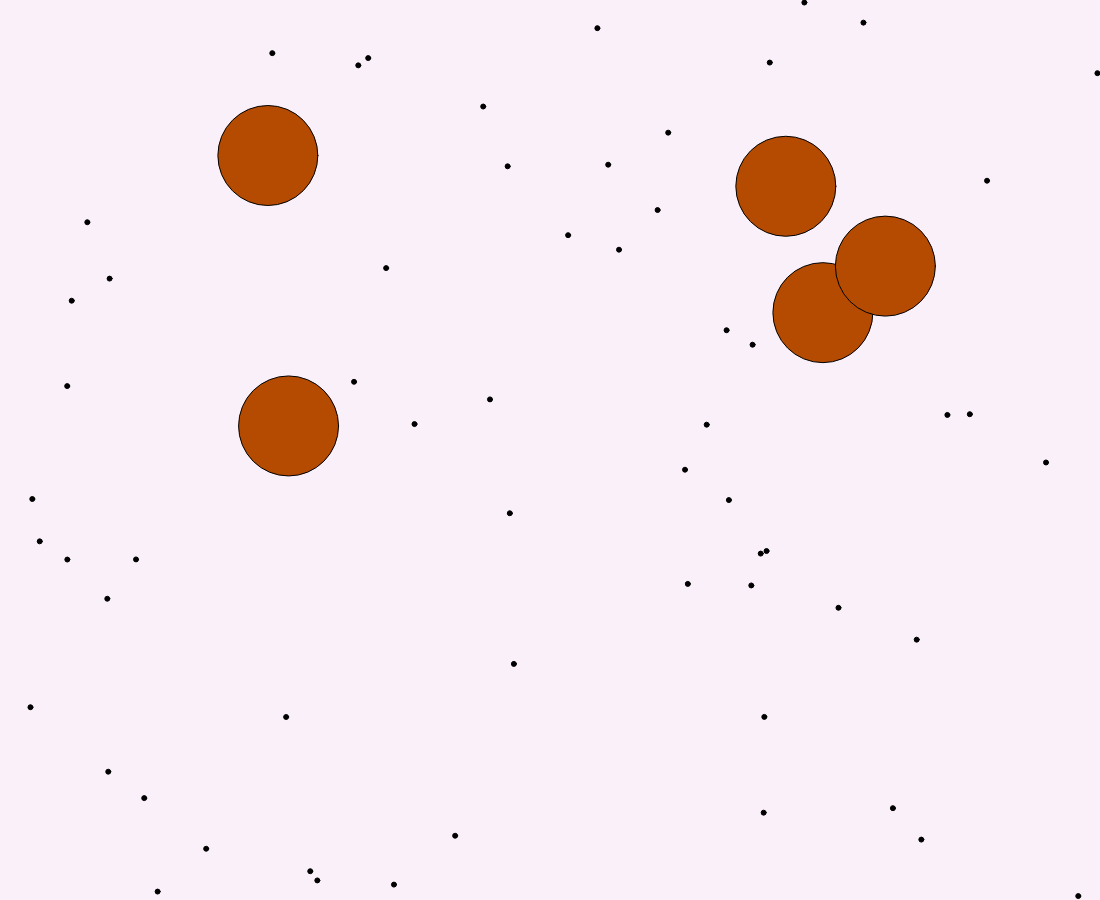
Frame 1 (no input)
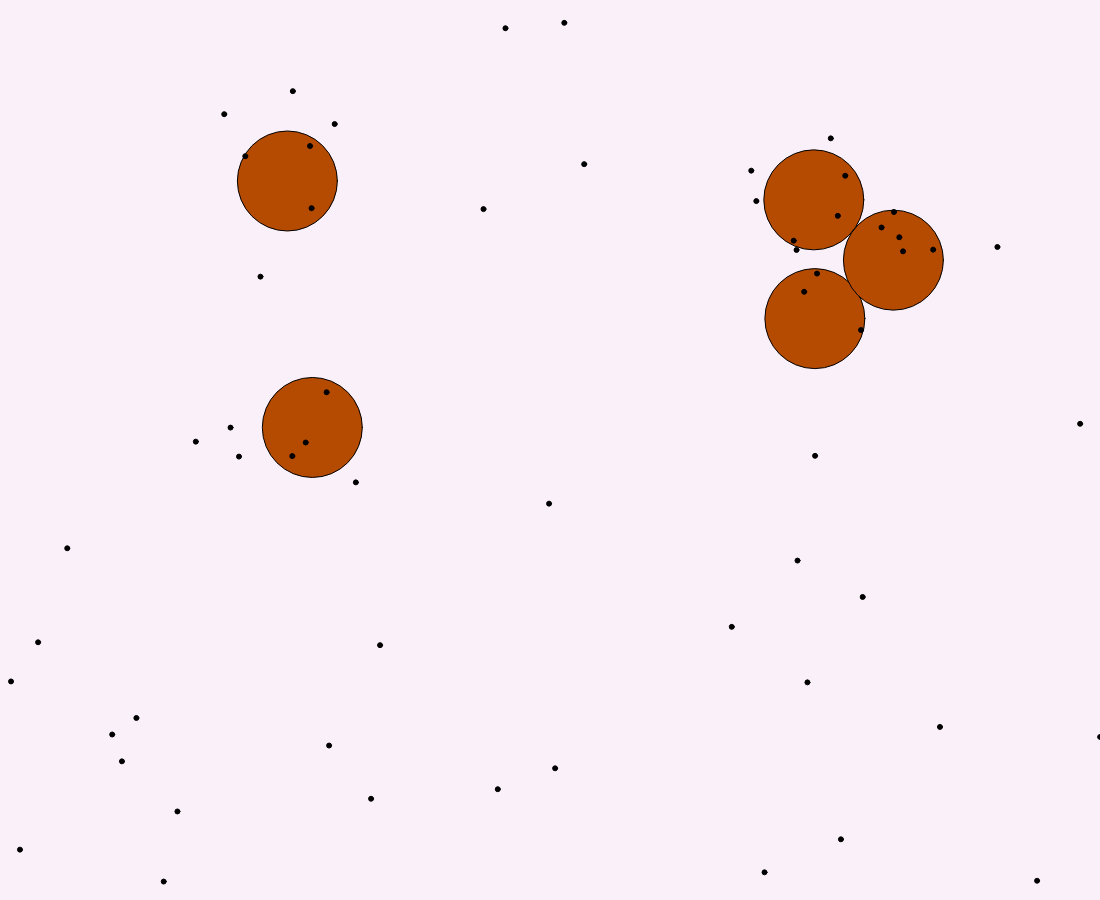
Frame 60 (no input)
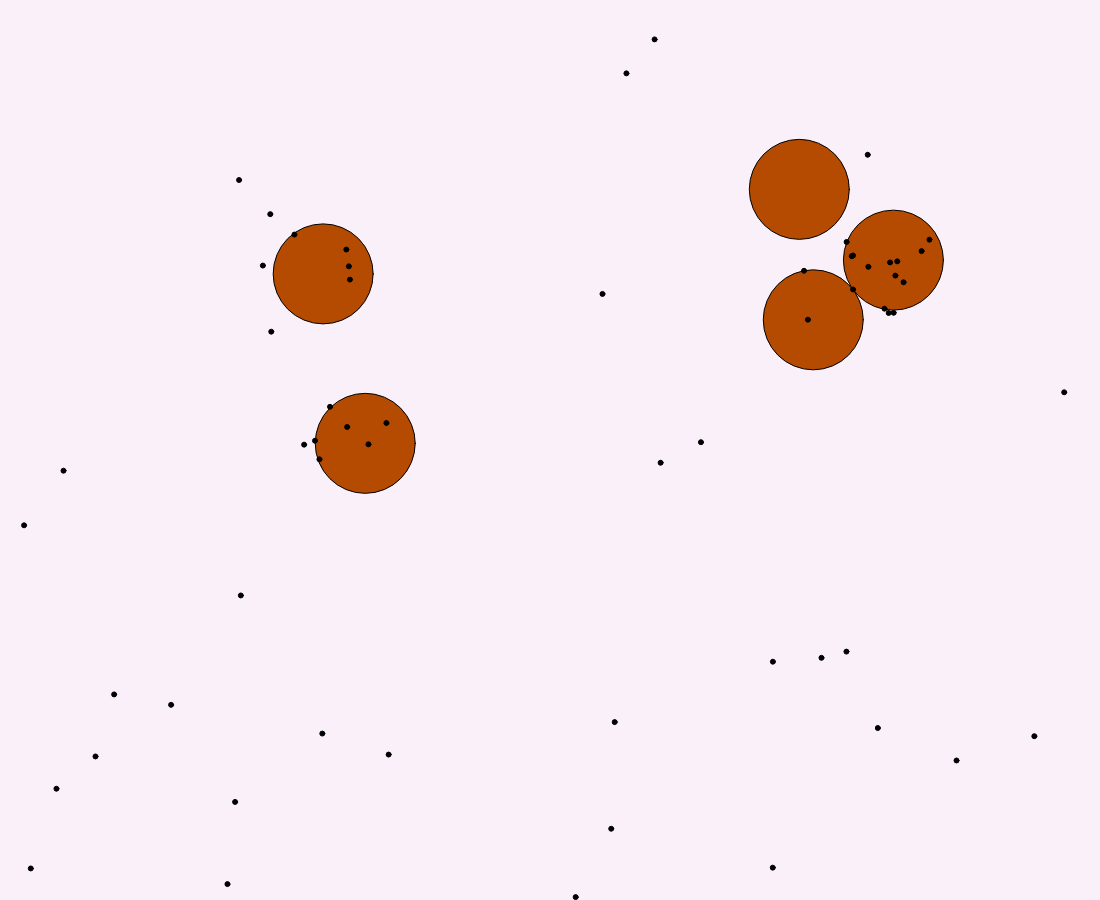
Frame 120 (the mouse pressed at the canvas centre since frame 60)

The p5.js sketch that drew these frames (run headless with seeded random() and noise() and a simulated clock; from frame 60 on, the mouse is pressed at the canvas centre):

// p5.js sketch
// ── sketch.js
let actors = [];

function setup() {
	createCanvas(windowWidth-100, windowHeight-100);
	let bears = new Array(5).fill().map((a,i)=> new Bear(i))
	let flies = new Array(60).fill().map((a,i)=> new Fly(i))
	actors = [ ...bears, ...flies];
	frameRate(30)
}

function draw() {
	background(250,240,250);
	actors = actors.filter(a => a.alive);
	actors.forEach( actor => actor.update(actors));
	actors.forEach( actor => actor.display());
}

class Bear{
	constructor(i){
		this.loc = createVector(...randomLoc());
		this.vel = createVector(0,0);
		this.acc = createVector(0.1,0.1);
		this.color = [180, 75, 1];
		this.size = 100;
		this.species = 'bear';
		this.type = 'creature';
		this.maxSpeed = 2;
		this.maxAcc = 0.1;
		this.time = i*1000;
		this.alive = true;
		this.baseSmell = 1;
		this.smell = this.baseSmell;
		this.smellDecay = 0.002;
		this.smellFactor = 2;
	}

	display(){
		stroke(0);
		fill(...this.color);
		ellipse(this.loc.x,this.loc.y,this.size,this.size);
	}

	update(creatures){
		random() < 0.001 && this.poop();
		if(this.smell>this.baseSmell) this.smell -= this.smellDecay;
		let interaction = this.greet(creatures);
		!interaction && this.moveRandomly();
		this.edge();
	}

	moveRandomly(){
		const r = noise(this.time+=0.01);
		if(r < 0.2){
			this.acc = p5.Vector.mult(this.vel,-0.1);
		} else if(r < 1){
			let rAcc = p5.Vector.random2D();
			this.acc.add(rAcc);
			this.acc.limit(this.maxAcc)
		} 
		this.move();
	}

	move(){
		this.edge();
		this.vel.add(this.acc);
		this.vel.limit(this.maxSpeed);
		this.loc.add(this.vel);
	}

	greet(creatures){
		// check if creature interacted with anyone 
		let bears = creatures.filter( a => a.species === 'bear' && a !== this);
		let closeBears = bears.filter( a => p5.Vector.sub(this.loc,a.loc).mag() < this.size);
		if (closeBears.length){
			let closestBear = closeBears.sort( (a,b) => p5.Vector.sub(this.loc,a.loc).mag() <= p5.Vector.sub(this.loc,b.loc).mag() ? 1 : -1 ).pop();
			let distance = p5.Vector.sub(this.loc, closestBear.loc);
			if(distance.mag() < (this.size - this.maxSpeed*2) ){
				this.acc = distance.normalize().mult(this.maxSpeed);
			} else {
				const r = random();
				if(r < 0.99){
					this.acc = p5.Vector.mult(this.vel,-1);
				} else {
					this.acc = distance.normalize().mult(this.maxSpeed);
				}
			}
			
			this.move();
			return true;
		}
	}

	poop(){
		const poopSize = randomGaussian(30,5);
		this.smell += map(poopSize,0,40,0,this.smellFactor);
		actors.unshift(new Poop(this.loc.x,this.loc.y,poopSize))
	}

	edge(){
		if ((this.loc.x > width) || (this.loc.x < 0)||(this.loc.y > height) || (this.loc.y < 0)){
			this.vel.rotate(180)
			this.acc.rotate(180)
		}
	}

}

class Fly{
	constructor(i){
		this.loc = createVector(...randomLoc());
		this.vel = createVector(0,0);
		this.acc = createVector(0.1,0.1);
		this.color = [0, 0, 0];
		this.size = 5;
		this.type = 'creature';
		this.species = 'fly'
		this.maxSpeed = 5;
		this.maxAcc = 1;
		this.time = i*500;
		this.alive = true;
		this.maxSmellDistance = 200;
		this.target = undefined;
		this.targetUpdateTimer = 0;
		this.targetUpdateFrequency = 30;
		this.smell = 0;
	}

	display(){
		stroke(0);
		fill(...this.color);
		ellipse(this.loc.x,this.loc.y,this.size,this.size);
	}

	update(creatures){

		let closestCreature = creatures.map( creature => {
				let attraction = this.smellAttraction(creature);
				let creatureAttr = {creature,attraction};
				return creatureAttr;
			})
			.filter( c => c.attraction > 0 )
			.sort( (c1,c2) => c1.attraction - c2.attraction)
			.pop();
		if(this.targetUpdateTimer <= 0){
			if(!closestCreature){
				this.target = undefined;
			} else {
				this.target = closestCreature.creature;
				this.targetUpdateTimer = this.targetUpdateFrequency;
			}
		} 
		
		if(this.target){
			this.follow(this.target);
		} else {
			this.moveRandomly();
		}

		this.targetUpdateTimer--;
	}

	moveRandomly(){
		const r = random();
		if(r < 0.2){
			this.acc = p5.Vector.mult(this.vel,-0.1);
		} else if(r < 1){
			let rAcc = p5.Vector.random2D();
			this.acc.add(rAcc);
		} 
		this.acc.limit(this.maxAcc);
		this.move();
	}

	move(){
		this.edge();
		this.vel.add(this.acc);
		this.vel.limit(this.maxSpeed);
		this.loc.add(this.vel);
	}

	follow(target){
		let distance = p5.Vector.sub(target.loc, this.loc);
		let rAcc = p5.Vector.random2D().mult(this.maxAcc/2);
		this.acc.add(distance.normalize().mult(this.maxAcc/5)).add(rAcc);
		this.acc.limit(this.maxAcc);
		this.move();
	}

	edge(){
		if ((this.loc.x > width) || (this.loc.x < 0)||(this.loc.y > height) || (this.loc.y < 0)){
			this.vel.rotate(180)
			this.acc.rotate(180)
		}
	}

	smellAttraction(target){
		let distance = p5.Vector.sub(this.loc, target.loc).mag();
		// inverse square law 1 to 0 for distance, and multiplied by smellyness factor
		let attraction = sq(max(0,map(distance,0,this.maxSmellDistance,1,0)))*target.smell
		return attraction;
	}

}

// Self eexplanatory
class Poop{
	constructor(x,y,size){
		this.loc = createVector(x,y);
		this.size = size;
		this.age = 1;
		this.smell = this.age*map(this.size,0,40,0,5); // 0 to 5
		this.type = 'inanimate';
		this.alive = true;
		this.color = [74, 89, 23,map(this.age,0,1,0,255)];
	}

	update(){
		this.age -= 0.002;
		this.smell = this.age*map(this.size,0,40,0,5);
		this.color[3] = map(this.age,0,1,0,255);
		if(this.age < 0){
			this.alive = false;
		}
		// console.log(this.smell)
	}

	display(){
		noStroke();
		fill(...this.color);
		ellipse(this.loc.x,this.loc.y,this.size,this.size);
	}

}

// Function to genrate a random location vector for object creation
function randomLoc(){
	return [random(0,width),random(0,height)]
}
